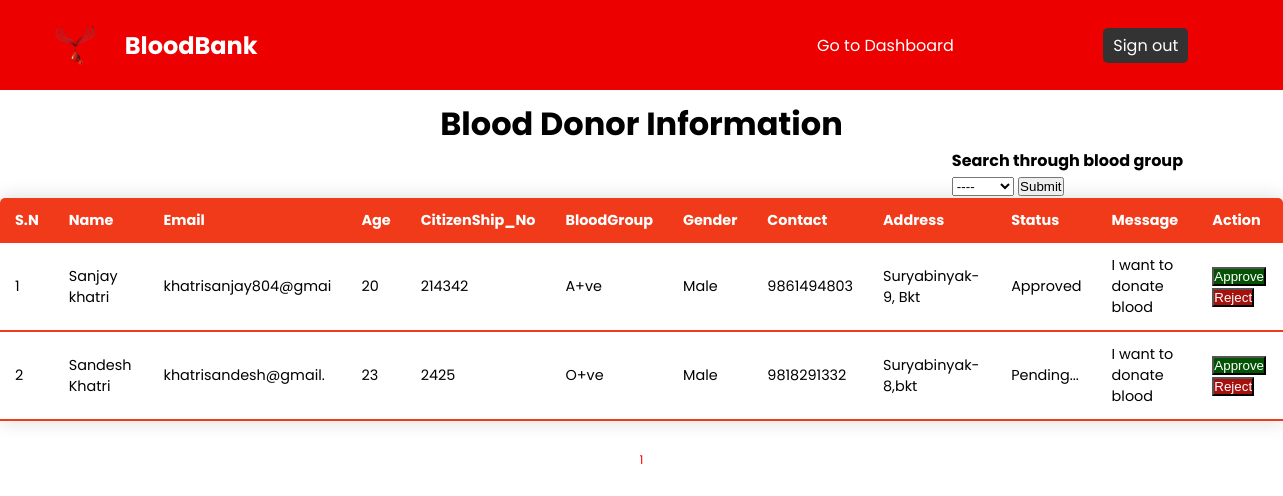
Page /admin/donorInfo.php on the committed database.
### tables this page shows
CREATE TABLE `donor` (
  `Id` int(11) NOT NULL,
  `Name` varchar(40) NOT NULL,
  `Email` varchar(20) NOT NULL,
  `Age` int(11) NOT NULL,
  `CitizenShip_No` varchar(255) NOT NULL,
  `BloodGroup` varchar(20) NOT NULL,
  `Gender` varchar(10) NOT NULL,
  `Contact` varchar(10) NOT NULL,
  `Address` varchar(20) NOT NULL,
  `Status` int(11) NOT NULL DEFAULT 0,
  `Message` varchar(255) NOT NULL
);

### admin/donorInfo.php (the view, shortened to what this page needs)
<!DOCTYPE html>
<html lang="en">
<head>
    <link rel="stylesheet" href="../css/table.css">
</head>
<body>
    <?php include ('adminHeader.php')?>
    <div class="title">
        <h1>Blood Donor Information</h1>
    </div>
    <div class="search">
        <h4>Search through blood group</h4>
        <form action="donorInfo.php" method="get">
            <select name="search" >
              <option value="None" selected>----</option>
            </select>
            <button type="submit">Submit</button>
        </form>
    </div>
    <center>
    <table class="content-table">
        <thead>
            <tr>
                <th>S.N</th>
                <th>Name</th>
                <th>Email</th>
                <th>Age</th>
                <th>CitizenShip_No</th>
                <th>BloodGroup</th>
                <th>Gender</th>
                <th>Contact</th>
                <th>Address</th>
                <th>Status</th>
                <th>Message</th>
                <th>Action</th>
            </tr>
        </thead>
    <?php
    include "../connection/config.php";
    $data_per_page= 10;
    if(isset($_GET['pages'])){
        $page  = $_GET["pages"];
    }
    else {
        $page = 1;
    }
    $start_from=($page-1)*$data_per_page;
    if(isset($_GET['search'])){
        $search = $_GET['search'];
    }else{
        $search="";
    }
     $sql = "select * from `donor` where  BloodGroup like '%$search%' limit $start_from,$data_per_page";
    $result = mysqli_query($conn, $sql);
    if(mysqli_num_rows($result)){
        if(isset($_GET['pages'])){
        $i = (($_GET['pages']-1)*10)+1;
        }else{
            $i=1;
        }
        while($row = mysqli_fetch_assoc($result)){
?>
    <tbody>
    <tr>
        <td><?php echo $i;?></td>
        <td><?php echo $row ['Name']?></td>
        <td><?php echo $row ['Email']?></td>
        <td><?php echo $row ['Age']?></td>
        <td><?php echo $row ['CitizenShip_No']?></td>
        <td><?php echo $row ['BloodGroup']?></td>
        <td><?php echo $row ['Gender']?></td>
        <td><?php echo $row ['Contact']?></td>
        <td><?php echo $row ['Address']?></td>
        <td>
            <?php
                if ($row['Status']==0){
                    echo
                    '<p>Pending...</p>';
                }else if ($row['Status']==1){
                    echo
                    '<p>Approved</p>';
                }else if($row['Status']==2){
                    echo
                    '<p>Rejected</p>';
                }
            ?>
        </td>
        <td><?php echo $row ['Message']?></td>
        <td>
            <button class="approve">
                <a href="../approveReject/donorStatus.php?requestId=<?php echo $row ['Id'];?>&status=1" onclick = "sendMail('<?php echo $row['Email'];?>')">Approve</a>
            </button>
            <button class="reject">
                <a href="../approveReject/donorStatus.php?requestId=<?php echo $row ['Id'];?>&status=2" onclick = "sendMail('<?php echo $row['Email'];?>')">Reject</a>
            </button>
        </td>
    </tr>
    <?php
        $i++;
        }
    }else{
        ?>
        <tr><td colspan="5">No Records found
        <?php }
        ?>
    </tbody>
    </table>
    <?php
        $sql = "select * from `donor`";
        $result = mysqli_query($conn,$sql);
        $total_data = mysqli_num_rows($result);
        $total_pages = ceil($total_data/$data_per_page);
        for($i=1;$i<=$total_pages;$i++){
            echo '<a style="font-size:12px;color:red;padding: 5px;bottom:0;" href="donorInfo.php?pages='.$i.'&search='.$_GET['search'].'   ">'.$i.'</a>';
        }
    ?>
</center>
</body>
</html>

### css/table.css (style rules this page uses)
.title { padding-top: 100px; text-align: center; }
.content-table { border-collapse: collapse; margin: 25px 0; font-size: 0.9em; min-width: 400px; border-radius: 5px 5px 0 0; overflow: hidden; box-shadow: 0 0 20px rgb(0,0,0,0.15); }
.content-table thead tr { background-color: #f03a19; color: #ffffff; text-align: left; font-weight: bold; }
.content-table th, .content-table td { padding: 12px 15px; word-wrap: break-word; }
.content-table tbody tr { border-bottom: 1px solid #dddddd; }
.content-table tbody tr:last-of-type { border-bottom: 2px solid #f03a19; }
a { text-decoration: none; color: white; }
.approve { background-color: rgb(4, 83, 4); }
.reject { background-color: rgb(165, 18, 13); }

### css/adminHeader.css (style rules this page uses)
* { margin:0; padding:0; box-sizing:border-box; }
body { font-family:"Poppins", sans-serif; }

### admin/donorInfo.php (style rules this page uses)
.search { display: inline-block; float: right; margin-right: 100px; }

### rows in the picture
donor: Name "Sanjay khatri", Email "khatrisanjay804@gmai", Age "20", CitizenShip_No "214342", BloodGroup "A+ve", Gender "Male", Contact "9861494803", Address "Suryabinyak-9, Bkt", Status "Approved", Message "I want to donate blood"
donor: Name "Sandesh Khatri", Email "khatrisandesh@gmail.", Age "23", CitizenShip_No "2425", BloodGroup "O+ve", Gender "Male", Contact "9818291332", Address "Suryabinyak-8,bkt", Status "Pending...", Message "I want to donate blood"
